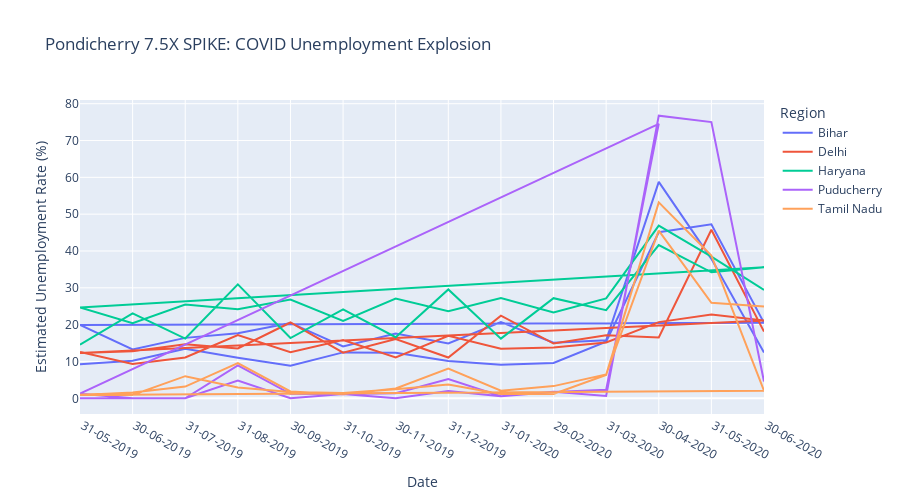

Source (notebook cell):
### Code cell
fig = px.line(df_top, 
              x='Date', 
              y='Estimated Unemployment Rate (%)', 
              color='Region',
              title='Pondicherry 7.5X SPIKE: COVID Unemployment Explosion',
              height=500)
fig.show()

### Figure 1 — Plotly figure (JSON) as saved in the notebook; plotly's stock layout.template omitted (floating-point values rounded to 4 significant figures)
{"data": [{"hovertemplate": "Region=Bihar<br>Date=%{x}<br>Estimated Unemployment Rate (%)=%{y}<extra></extra>", "legendgroup": "Bihar", "line": {"color": "#636efa", "dash": "solid"}, "marker": {"symbol": "circle"}, "mode": "lines", "name": "Bihar", "orientation": "v", "showlegend": true, "type": "scatter", "x": [" 31-05-2019", " 30-06-2019", " 31-07-2019", " 31-08-2019", " 30-09-2019", " 31-10-2019", " 30-11-2019", " 31-12-2019", " 31-01-2020", " 29-02-2020", " 31-03-2020", " 30-04-2020", " 31-05-2020", " 30-06-2020", " 31-05-2019", " 30-06-2019", " 31-07-2019", " 31-08-2019", " 30-09-2019", " 31-10-2019", " 30-11-2019", " 31-12-2019", " 31-01-2020", " 29-02-2020", " 31-03-2020", " 30-04-2020", " 31-05-2020", " 30-06-2020"], "xaxis": "x", "y": [9.27, 10.2, 13.44, 11.0, 8.87, 12.47, 12.4, 10.16, 9.13, 9.61, 15.39, 45.09, 47.26, 20.49, 19.9, 13.29, 16.41, 17.66, 20.46, 14.06, 17.62, 14.91, 20.69, 15.11, 15.73, 58.77, 37.87, 12.45], "yaxis": "y"}, {"hovertemplate": "Region=Delhi<br>Date=%{x}<br>Estimated Unemployment Rate (%)=%{y}<extra></extra>", "legendgroup": "Delhi", "line": {"color": "#EF553B", "dash": "solid"}, "marker": {"symbol": "circle"}, "mode": "lines", "name": "Delhi", "orientation": "v", "showlegend": true, "type": "scatter", "x": [" 31-05-2019", " 30-06-2019", " 31-07-2019", " 31-08-2019", " 30-09-2019", " 31-10-2019", " 30-11-2019", " 31-12-2019", " 31-01-2020", " 29-02-2020", " 31-03-2020", " 30-04-2020", " 31-05-2020", " 30-06-2020", " 31-05-2019", " 30-06-2019", " 31-07-2019", " 31-08-2019", " 30-09-2019", " 31-10-2019", " 30-11-2019", " 31-12-2019", " 31-01-2020", " 29-02-2020", " 31-03-2020", " 30-04-2020", " 31-05-2020", " 30-06-2020"], "xaxis": "x", "y": [12.56, 9.33, 11.07, 17.18, 12.5, 15.84, 11.11, 16.97, 13.48, 13.81, 15.18, 20.69, 22.76, 21.14, 12.31, 12.76, 14.68, 13.52, 20.59, 12.41, 16.11, 11.07, 22.45, 14.86, 17.09, 16.51, 45.78, 18.11], "yaxis": "y"}, {"hovertemplate": "Region=Haryana<br>Date=%{x}<br>Estimated Unemployment Rate (%)=%{y}<extra></extra>", "legendgroup": "Haryana", "line": {"color": "#00cc96", "dash": "solid"}, "marker": {"symbol": "circle"}, "mode": "lines", "name": "Haryana", "orientation": "v", "showlegend": true, "type": "scatter", "x": [" 31-05-2019", " 30-06-2019", " 31-07-2019", " 31-08-2019", " 30-09-2019", " 31-10-2019", " 30-11-2019", " 31-12-2019", " 31-01-2020", " 29-02-2020", " 31-03-2020", " 30-04-2020", " 31-05-2020", " 30-06-2020", " 31-05-2019", " 30-06-2019", " 31-07-2019", " 31-08-2019", " 30-09-2019", " 31-10-2019", " 30-11-2019", " 31-12-2019", " 31-01-2020", " 29-02-2020", " 31-03-2020", " 30-04-2020", " 31-05-2020", " 30-06-2020"], "xaxis": "x", "y": [14.54, 23.08, 16.22, 30.94, 16.36, 24.17, 16.59, 29.56, 16.21, 27.19, 23.92, 41.61, 34.22, 35.57, 24.67, 20.42, 25.45, 24.19, 26.84, 21.04, 27.06, 23.65, 27.24, 23.29, 27.14, 46.89, 38.46, 29.41], "yaxis": "y"}, {"hovertemplate": "Region=Puducherry<br>Date=%{x}<br>Estimated Unemployment Rate (%)=%{y}<extra></extra>", "legendgroup": "Puducherry", "line": {"color": "#ab63fa", "dash": "solid"}, "marker": {"symbol": "circle"}, "mode": "lines", "name": "Puducherry", "orientation": "v", "showlegend": true, "type": "scatter", "x": [" 31-05-2019", " 30-06-2019", " 31-07-2019", " 31-08-2019", " 30-09-2019", " 31-10-2019", " 30-11-2019", " 31-12-2019", " 31-01-2020", " 29-02-2020", " 31-03-2020", " 30-04-2020", " 31-05-2019", " 30-06-2019", " 31-07-2019", " 31-08-2019", " 30-09-2019", " 31-10-2019", " 30-11-2019", " 31-12-2019", " 31-01-2020", " 29-02-2020", " 31-03-2020", " 30-04-2020", " 31-05-2020", " 30-06-2020"], "xaxis": "x", "y": [0.0, 0.0, 0.0, 4.85, 0.0, 1.18, 0.0, 1.99, 0.58, 1.74, 2.31, 74.51, 1.25, 0.0, 0.0, 8.95, 1.22, 1.17, 1.37, 5.21, 0.57, 1.78, 0.62, 76.74, 75.0, 4.55], "yaxis": "y"}, {"hovertemplate": "Region=Tamil Nadu<br>Date=%{x}<br>Estimated Unemployment Rate (%)=%{y}<extra></extra>", "legendgroup": "Tamil Nadu", "line": {"color": "#FFA15A", "dash": "solid"}, "marker": {"symbol": "circle"}, "mode": "lines", "name": "Tamil Nadu", "orientation": "v", "showlegend": true, "type": "scatter", "x": [" 31-05-2019", " 30-06-2019", " 31-07-2019", " 31-08-2019", " 30-09-2019", " 31-10-2019", " 30-11-2019", " 31-12-2019", " 31-01-2020", " 29-02-2020", " 31-03-2020", " 30-04-2020", " 31-05-2020", " 30-06-2020", " 31-05-2019", " 30-06-2019", " 31-07-2019", " 31-08-2019", " 30-09-2019", " 31-10-2019", " 30-11-2019", " 31-12-2019", " 31-01-2020", " 29-02-2020", " 31-03-2020", " 30-04-2020", " 31-05-2020", " 30-06-2020"], "xaxis": "x", "y": [0.97, 0.92, 6.01, 2.91, 1.71, 1.46, 2.46, 3.73, 1.18, 1.17, 6.36, 53.19, 38.73, 2.06, 0.89, 1.56, 3.18, 9.53, 1.86, 1.13, 2.65, 8.05, 2.05, 3.31, 6.46, 45.55, 25.95, 24.93], "yaxis": "y"}], "layout": {"height": 500, "legend": {"title": {"text": "Region"}, "tracegroupgap": 0}, "title": {"text": "Pondicherry 7.5X SPIKE: COVID Unemployment Explosion"}, "xaxis": {"anchor": "y", "domain": [0, 1], "title": {"text": "Date"}}, "yaxis": {"anchor": "x", "domain": [0, 1], "title": {"text": "Estimated Unemployment Rate (%)"}}}}
